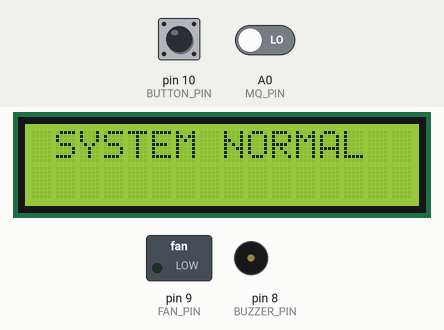
Bench run of a sketch on a simulated Arduino Uno, built with avr-gcc and run on an emulated ATmega328P. Shown: 16×2 character LCD, switched loads named in the sketch (green lamp = pin HIGH), buzzer (waves = sounding, pin HIGH). Inputs (shaded band) come from the test bench; at power-on: A0 (MQ_PIN) LOW, pin 10 (BUTTON_PIN) HIGH. What the sketch prints to the serial monitor is not drawn.

Above: at 1.7 s.
1.8 s: A0 (MQ_PIN) driven HIGH
At 3.2 s:
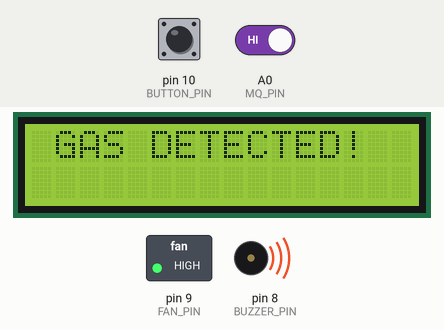
5.8 s: A0 (MQ_PIN) driven LOW
At 6.3 s:
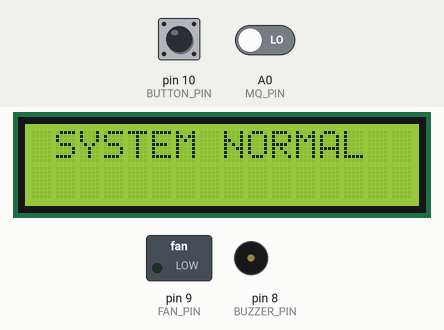
7.3 s: pin 10 (BUTTON_PIN) pulled LOW for 3.2 s
At 8.0 s:
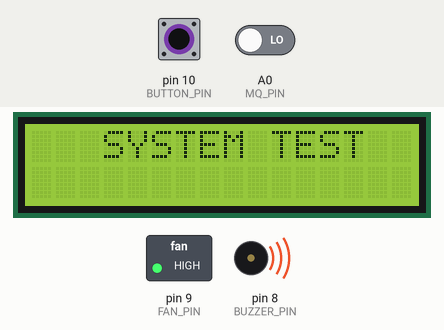
Timing chart, 0 to 12.0 s (numbered marks = the images above; inputs shaded):
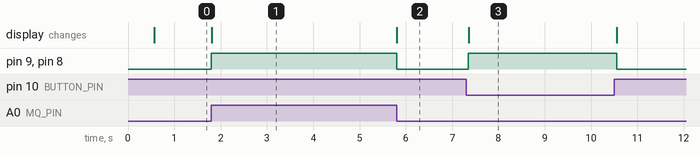

The sketch:

Gas_Detection_System.ino
```cpp
#include <LiquidCrystal.h>


// 1. PIN CONFIGURATION


// Initialize the LCD using RS, Enable, D4, D5, D6 and D7 pins.
LiquidCrystal lcd(7, 6, 5, 4, 3, 2);

// Define the Arduino pins connected to the input and output devices.
const int MQ_PIN = A0;       // MQ-2 gas sensor digital signal (LogicToggle)
const int BUZZER_PIN = 8;    // Buzzer control pin
const int FAN_PIN = 9;       // MOSFET gate control for 12V fan
const int BUTTON_PIN = 10;   // Manual test push button


// 2. SYSTEM STATES


// Define the different operating states of the system.
enum SystemStatus {
  STATUS_UNKNOWN,  // Initial state before status is determined
  STATUS_NORMAL,   // No gas detected
  STATUS_GAS,      // Gas leakage detected
  STATUS_TEST      // Manual testing mode
};

// Store the current system state.
SystemStatus currentStatus = STATUS_UNKNOWN;


// 3. GLOBAL VARIABLES


// Store the status of the gas sensor and manual test button.
bool gasDetected = false;
bool manualTest = false;

// Variables used for push-button debouncing.
bool lastButtonReading = HIGH;
bool buttonState = HIGH;

// Store the time of the last button state change
// and the last serial monitoring update.
unsigned long lastButtonChange = 0;
unsigned long lastSerialUpdate = 0;

// Define timing intervals in milliseconds.
const unsigned long DEBOUNCE_DELAY = 50;  // Button debounce time
const unsigned long SERIAL_INTERVAL = 500; // Serial update interval


// 4. SETUP


void setup() {

  // Initialize the LCD display (16 columns and 2 rows).
  lcd.begin(16, 2);

  // Configure the sensor and push button as inputs.
  pinMode(MQ_PIN, INPUT);
  pinMode(BUTTON_PIN, INPUT_PULLUP);

  // Configure the buzzer and fan control pins as outputs.
  pinMode(BUZZER_PIN, OUTPUT);
  pinMode(FAN_PIN, OUTPUT);

  // Ensure that the fan and buzzer are OFF at startup.
  digitalWrite(BUZZER_PIN, LOW);
  digitalWrite(FAN_PIN, LOW);

  // Initialize serial communication at 9600 baud.
  Serial.begin(9600);

  // Display the system identification message.
  lcd.setCursor(3, 0);
  lcd.print("GAS");
  lcd.setCursor(3, 1);
  lcd.print("DETECTOR");

  // Send a startup message to the Virtual Terminal.
  Serial.println("GAS DETECTION SYSTEM STARTED");

  delay(500);
  lcd.clear();
}


// 5. READ GAS SENSOR


void readGasSensor() {

  // Read the digital signal from the MQ-2 sensor.
  // HIGH indicates gas detected; LOW indicates no gas.
  int gasValue = digitalRead(MQ_PIN);

  // Update the gas detection status.
  gasDetected = (gasValue == HIGH);
}


// 6. READ PUSH BUTTON


void readPushButton() {

  // Read the current state of the push button.
  bool reading = digitalRead(BUTTON_PIN);

  // Detect a change in button state and record its time.
  if (reading != lastButtonReading) {

    lastButtonChange = millis();
    lastButtonReading = reading;
  }

  // Accept the new button state only after it remains
  // stable for the specified debounce interval.
  if (millis() - lastButtonChange >= DEBOUNCE_DELAY) {

    buttonState = reading;
  }

  // INPUT_PULLUP makes LOW indicate that the button is pressed.
  manualTest = (buttonState == LOW);
}


// 7. CONTROL OUTPUT DEVICES


void controlOutputs(bool activate) {

  // Switch the buzzer and fan ON or OFF together.
  digitalWrite(BUZZER_PIN, activate ? HIGH : LOW);
  digitalWrite(FAN_PIN, activate ? HIGH : LOW);
}


// 8. DISPLAY SYSTEM STATUS


void displayStatus(SystemStatus status) {

  // Avoid unnecessary LCD updates if the status is unchanged.
  if (status == currentStatus) {
    return;
  }

  lcd.clear();

  // Display a message corresponding to the current system state.
  switch (status) {

    case STATUS_NORMAL:

      lcd.setCursor(1, 0);
      lcd.print("SYSTEM NORMAL");
      break;

    case STATUS_GAS:

      lcd.setCursor(1, 0);
      lcd.print("GAS DETECTED!");
      break;

    case STATUS_TEST:

      lcd.setCursor(3, 0);
      lcd.print("SYSTEM TEST");
      break;

    default:
      break;
  }

  // Update the stored system state.
  currentStatus = status;
}


// 9. SERIAL MONITORING


void monitorSerial() {

  // Transmit system information every 500 milliseconds.
  if (millis() - lastSerialUpdate >= SERIAL_INTERVAL) {

    lastSerialUpdate = millis();

    // Report the gas detection status.
    Serial.print("Gas Status: ");
    Serial.print(gasDetected ? "DETECTED" : "NORMAL");

    // Report whether manual testing is active.
    Serial.print(" | Manual Test: ");
    Serial.println(manualTest ? "ACTIVE" : "INACTIVE");
  }
}


// 10. MAIN PROGRAM


void loop() {

  // Read the input devices.
  readGasSensor();
  readPushButton();

  // Gas detection takes priority over manual testing.
  if (gasDetected) {

    // Activate the fan and buzzer and display the gas warning.
    controlOutputs(true);
    displayStatus(STATUS_GAS);
  }

  // Activate the outputs if manual testing is requested.
  else if (manualTest) {

    controlOutputs(true);
    displayStatus(STATUS_TEST);
  }

  // If neither condition is present, maintain normal operation.
  else {

    controlOutputs(false);
    displayStatus(STATUS_NORMAL);
  }

  // Periodically transmit system information to the Virtual Terminal.
  monitorSerial();
}
```

Measured:
- after the input at 1.8 s, pin 9 (FAN_PIN), pin 8 (BUZZER_PIN): LOW → HIGH at once; the display: changes at once (image 1)
- after the input at 5.8 s, pin 9 (FAN_PIN), pin 8 (BUZZER_PIN): HIGH → LOW at once; the display: changes at once (image 2)
- after the input at 7.3 s, pin 9 (FAN_PIN), pin 8 (BUZZER_PIN): LOW → HIGH after 0.05 s, → LOW 3.2 s later; the display: changes after 0.05 s (image 3)
